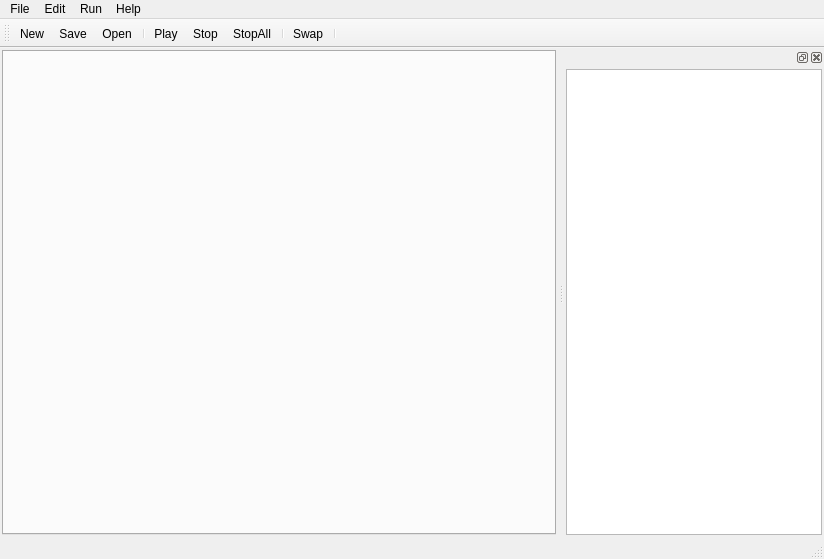
<?xml version="1.0" encoding="UTF-8"?>
<ui version="4.0">
 <class>MainWindow</class>
 <widget class="QMainWindow" name="MainWindow">
  <property name="geometry">
   <rect>
    <x>0</x>
    <y>0</y>
    <width>824</width>
    <height>559</height>
   </rect>
  </property>
  <property name="windowTitle">
   <string>HardUO - Beta</string>
  </property>
  <property name="windowIcon">
   <iconset resource="icons.qrc">
    <normaloff>:/icons/icons/uo.png</normaloff>:/icons/icons/uo.png</iconset>
  </property>
  <widget class="QWidget" name="centralWidget">
   <layout class="QGridLayout" name="gridLayout" rowstretch="0">
    <property name="leftMargin">
     <number>2</number>
    </property>
    <property name="topMargin">
     <number>2</number>
    </property>
    <property name="rightMargin">
     <number>2</number>
    </property>
    <property name="bottomMargin">
     <number>2</number>
    </property>
    <property name="spacing">
     <number>2</number>
    </property>
    <item row="0" column="0">
     <widget class="QTabWidget" name="tabMacros">
      <property name="currentIndex">
       <number>-1</number>
      </property>
      <property name="documentMode">
       <bool>false</bool>
      </property>
      <property name="tabsClosable">
       <bool>true</bool>
      </property>
      <property name="movable">
       <bool>true</bool>
      </property>
     </widget>
    </item>
   </layout>
  </widget>
  <widget class="QMenuBar" name="menuBar">
   <property name="geometry">
    <rect>
     <x>0</x>
     <y>0</y>
     <width>824</width>
     <height>21</height>
    </rect>
   </property>
   <widget class="QMenu" name="menuFile">
    <property name="title">
     <string>File</string>
    </property>
    <addaction name="actionNew"/>
    <addaction name="actionSave"/>
    <addaction name="actionOpen"/>
    <addaction name="actionClose"/>
    <addaction name="separator"/>
   </widget>
   <widget class="QMenu" name="menuRun">
    <property name="title">
     <string>Run</string>
    </property>
    <addaction name="actionPlay"/>
    <addaction name="actionStop"/>
    <addaction name="actionStopAll"/>
   </widget>
   <widget class="QMenu" name="menuHelp">
    <property name="title">
     <string>Help</string>
    </property>
    <addaction name="actionAbout"/>
   </widget>
   <widget class="QMenu" name="menuEdit">
    <property name="title">
     <string>Edit</string>
    </property>
    <addaction name="actionFind_Replace"/>
   </widget>
   <addaction name="menuFile"/>
   <addaction name="menuEdit"/>
   <addaction name="menuRun"/>
   <addaction name="menuHelp"/>
  </widget>
  <widget class="QToolBar" name="mainToolBar">
   <property name="iconSize">
    <size>
     <width>18</width>
     <height>18</height>
    </size>
   </property>
   <attribute name="toolBarArea">
    <enum>TopToolBarArea</enum>
   </attribute>
   <attribute name="toolBarBreak">
    <bool>false</bool>
   </attribute>
   <addaction name="actionNew"/>
   <addaction name="actionSave"/>
   <addaction name="actionOpen"/>
   <addaction name="separator"/>
   <addaction name="actionPlay"/>
   <addaction name="actionStop"/>
   <addaction name="actionStopAll"/>
   <addaction name="separator"/>
   <addaction name="actionSwap"/>
   <addaction name="separator"/>
  </widget>
  <widget class="QStatusBar" name="statusBar"/>
  <widget class="QDockWidget" name="dockWidget">
   <attribute name="dockWidgetArea">
    <number>2</number>
   </attribute>
   <widget class="QWidget" name="dockWidgetContents">
    <layout class="QGridLayout" name="gridLayout_2">
     <property name="leftMargin">
      <number>2</number>
     </property>
     <property name="topMargin">
      <number>2</number>
     </property>
     <property name="rightMargin">
      <number>2</number>
     </property>
     <property name="bottomMargin">
      <number>2</number>
     </property>
     <property name="spacing">
      <number>2</number>
     </property>
     <item row="0" column="0">
      <widget class="QTreeView" name="treeView">
       <property name="alternatingRowColors">
        <bool>true</bool>
       </property>
       <property name="headerHidden">
        <bool>true</bool>
       </property>
       <attribute name="headerHighlightSections">
        <bool>false</bool>
       </attribute>
      </widget>
     </item>
    </layout>
   </widget>
  </widget>
  <action name="actionNew">
   <property name="icon">
    <iconset resource="icons.qrc">
     <normaloff>:/icons/icons/new_icon.png</normaloff>:/icons/icons/new_icon.png</iconset>
   </property>
   <property name="text">
    <string>New</string>
   </property>
  </action>
  <action name="actionSave">
   <property name="icon">
    <iconset resource="icons.qrc">
     <normaloff>:/icons/icons/save_icon.png</normaloff>:/icons/icons/save_icon.png</iconset>
   </property>
   <property name="text">
    <string>Save</string>
   </property>
  </action>
  <action name="actionOpen">
   <property name="icon">
    <iconset resource="icons.qrc">
     <normaloff>:/icons/icons/open_icon.png</normaloff>:/icons/icons/open_icon.png</iconset>
   </property>
   <property name="text">
    <string>Open</string>
   </property>
  </action>
  <action name="actionPlay">
   <property name="icon">
    <iconset resource="icons.qrc">
     <normaloff>:/icons/icons/play_icon.png</normaloff>:/icons/icons/play_icon.png</iconset>
   </property>
   <property name="text">
    <string>Play</string>
   </property>
  </action>
  <action name="actionStop">
   <property name="icon">
    <iconset resource="icons.qrc">
     <normaloff>:/icons/icons/stop_icon.png</normaloff>:/icons/icons/stop_icon.png</iconset>
   </property>
   <property name="text">
    <string>Stop</string>
   </property>
  </action>
  <action name="actionStopAll">
   <property name="icon">
    <iconset resource="icons.qrc">
     <normaloff>:/icons/icons/stopall_icon.png</normaloff>:/icons/icons/stopall_icon.png</iconset>
   </property>
   <property name="text">
    <string>StopAll</string>
   </property>
  </action>
  <action name="actionSwap">
   <property name="icon">
    <iconset resource="icons.qrc">
     <normaloff>:/icons/icons/swap_icon.png</normaloff>:/icons/icons/swap_icon.png</iconset>
   </property>
   <property name="text">
    <string>Swap</string>
   </property>
  </action>
  <action name="actionClose">
   <property name="text">
    <string>Close</string>
   </property>
  </action>
  <action name="actionAbout">
   <property name="text">
    <string>About</string>
   </property>
  </action>
  <action name="actionFind_Replace">
   <property name="text">
    <string>Find &amp;&amp; Replace</string>
   </property>
   <property name="shortcut">
    <string>Ctrl+F</string>
   </property>
  </action>
 </widget>
 <layoutdefault spacing="6" margin="11"/>
 <resources>
  <include location="icons.qrc"/>
 </resources>
 <connections/>
</ui>
